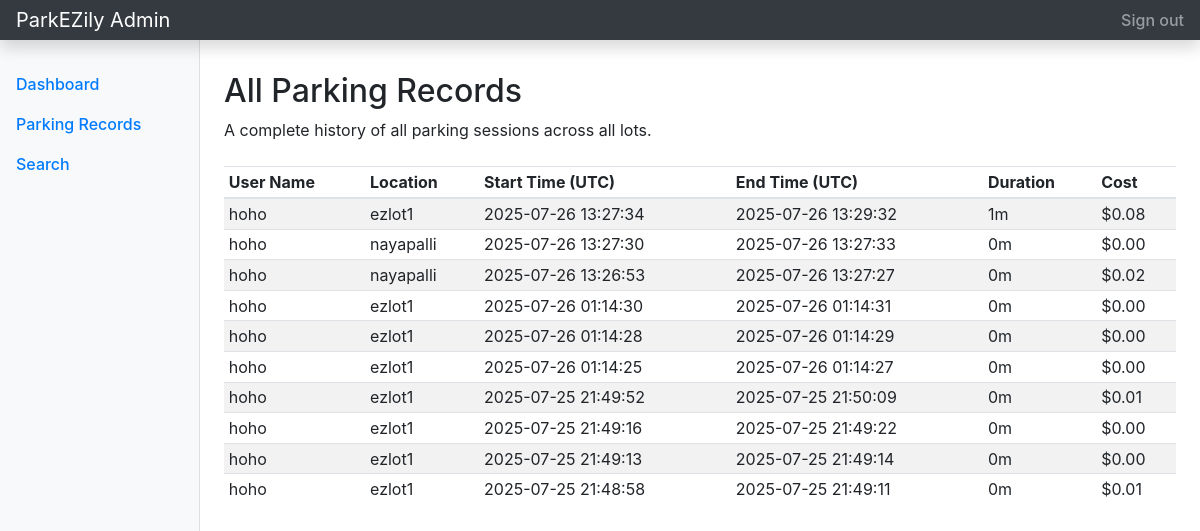
Before: /admin/records (signed in) with the older database file.
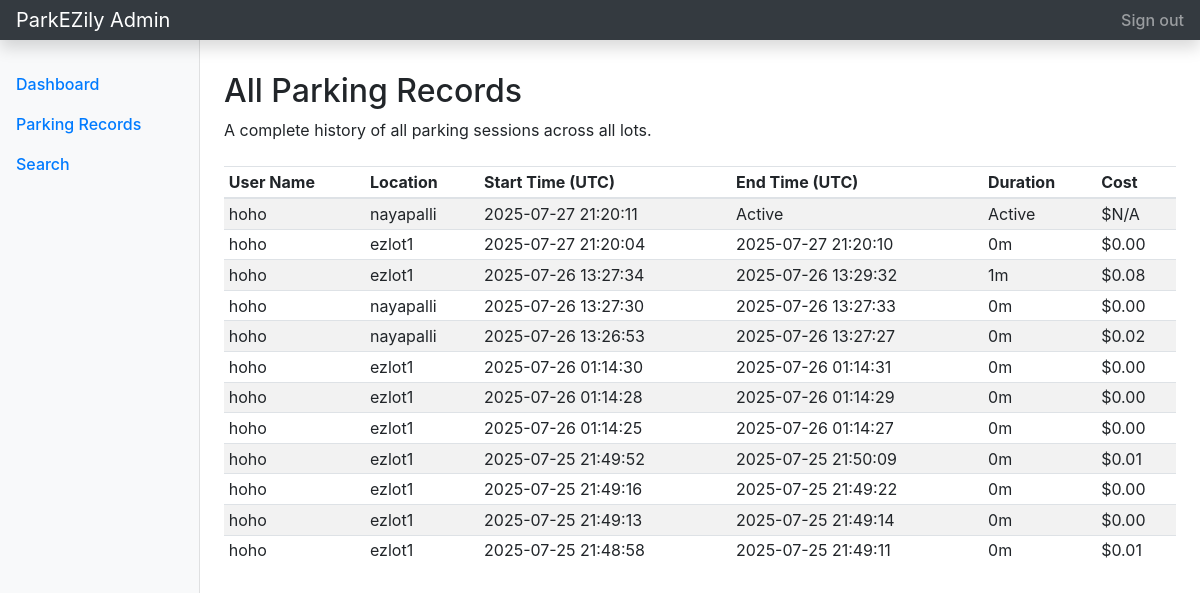
After: the same page with the newer database file.
### tables this page shows
CREATE TABLE reservation (
        id INTEGER PRIMARY KEY AUTOINCREMENT,
        user_id INTEGER NOT NULL,
        spot_id INTEGER NOT NULL,
        start_time DATETIME NOT NULL,
        end_time DATETIME,
        total_cost REAL,
        FOREIGN KEY (user_id) REFERENCES users(id),
        FOREIGN KEY (spot_id) REFERENCES parking_spot(id)
    );

CREATE TABLE users (
        id INTEGER PRIMARY KEY AUTOINCREMENT,
        name TEXT NOT NULL,
        email TEXT UNIQUE NOT NULL,
        password TEXT NOT NULL,
        role TEXT NOT NULL CHECK(role IN ('admin', 'user'))
    );

CREATE TABLE parking_lot (
        id INTEGER PRIMARY KEY AUTOINCREMENT,
        location_name TEXT NOT NULL,
        address TEXT NOT NULL,
        price_per_hour REAL NOT NULL,
        pin_code TEXT NOT NULL,
        max_spots INTEGER NOT NULL
    );

### controllers/admin.py (the view)
@adm_bp.route('/admin/records')
@login_req
def records():
    db = get_db()
    raw_records = db.execute(
        '''
        SELECT u.name, p.location_name, r.start_time, r.end_time, r.total_cost
        FROM reservation r
        JOIN users u ON r.user_id = u.id
        JOIN parking_spot ps ON r.spot_id = ps.id
        JOIN parking_lot p ON ps.lot_id = p.id
        ORDER BY r.start_time DESC
        '''
    ).fetchall()
    processed_records = []
    for rec in raw_records:
        rec_dict = dict(rec)
        rec_dict['duration'] = format_duration(rec['start_time'], rec['end_time'])
        processed_records.append(rec_dict)
    db.close()
    return render_template('admin/records.html', records=processed_records)

### controllers/admin.py (called while the page is built)
def get_db():
    db = sqlite3.connect(DB_FILE)
    db.row_factory = sqlite3.Row
    return db

def login_req(f):
    @wraps(f)
    def wrapper(*args, **kwargs):
        if 'user_role' not in session or session['user_role'] != 'admin':
            flash('Admin access is required for this page.', 'danger')
            return redirect(url_for('auth.login')) # CHANGE THIS LINE
        return f(*args, **kwargs)
    return wrapper

def format_duration(start, end):
    if not end:
        return "Active"
    start_dt = datetime.strptime(start, '%Y-%m-%d %H:%M:%S.%f')
    end_dt = datetime.strptime(end, '%Y-%m-%d %H:%M:%S.%f')
    delta = end_dt - start_dt
    hrs, rem = divmod(delta.seconds, 3600)
    mins, _ = divmod(rem, 60)
    if hrs > 0:
        return f"{hrs}h {mins}m"
    return f"{mins}m"

### templates/admin/records.html (shortened to what this page needs)
{% extends 'admin/admin_base.html' %}
{% block admin_main %}
<h1 class="h2">All Parking Records</h1>
<p>A complete history of all parking sessions across all lots.</p>
<div class="table-responsive mt-4">
    <table class="table table-striped table-sm">
        <thead>
            <tr>
                <th>User Name</th>
                <th>Location</th>
                <th>Start Time (UTC)</th>
                <th>End Time (UTC)</th>
                <th>Duration</th>
                <th>Cost</th>
            </tr>
        </thead>
        <tbody>
            {% for rec in records %}
            <tr>
                <td>{{ rec.name }}</td>
                <td>{{ rec.location_name }}</td>
                <td>{{ rec.start_time.split('.')[0] }}</td>
                <td>{{ rec.end_time.split('.')[0] if rec.end_time else 'Active' }}</td>
                <td>{{ rec.duration }}</td>
                <td>${{ "%.2f"|format(rec.total_cost) if rec.total_cost is not none else 'N/A' }}</td>
            </tr>
            {% else %}
            <tr>
                <td colspan="6" class="text-center">No parking records found.</td>
            </tr>
            {% endfor %}
        </tbody>
    </table>
</div>
{% endblock %}

### templates/admin/admin_base.html (shortened to what this page needs)
<html>
<head>
    <link href="https://stackpath.bootstrapcdn.com/bootstrap/4.5.2/css/bootstrap.min.css" rel="stylesheet">
</head>
<body>
    <nav class="navbar navbar-dark sticky-top bg-dark flex-md-nowrap p-0 shadow">
        <a class="navbar-brand col-md-3 col-lg-2 mr-0 px-3" href="#">ParkEZily Admin</a>
        <ul class="navbar-nav px-3">
            <li class="nav-item text-nowrap">
                <a class="nav-link" href="{{ url_for('auth.logout') }}">Sign out</a>
            </li>
        </ul>
    </nav>
    <div class="container-fluid">
        <div class="row">
            <nav id="sidebarMenu" class="col-md-3 col-lg-2 d-md-block bg-light sidebar collapse">
                <div class="sidebar-sticky pt-3">
                    <ul class="nav flex-column">
                        <li class="nav-item">
                            <a class="nav-link" href="{{ url_for('admin.dashboard') }}">Dashboard</a>
                        </li>
                        <li class="nav-item">
                            <a class="nav-link" href="{{ url_for('admin.records') }}">Parking Records</a>
                        </li>
                        <li class="nav-item">
                            <a class="nav-link" href="{{ url_for('admin.search') }}">Search</a>
                        </li>
                    </ul>
                </div>
            </nav>
            <main role="main" class="col-md-9 ml-sm-auto col-lg-10 px-md-4">
                {% block admin_main %}{% endblock %}
            </main>
        </div>
    </div>
</body>
</html>

### templates/admin/admin_base.html (style rules this page uses)
.sidebar { position: fixed; top: 0; bottom: 0; left: 0; z-index: 100; padding: 48px 0 0; box-shadow: inset -1px 0 0 rgba(0, 0, 0, .1); }
.sidebar-sticky { position: relative; top: 0; height: calc(100vh - 48px); padding-top: .5rem; overflow-x: hidden; overflow-y: auto; }
.nav-link { font-weight: 500; }
main { padding-top: 2rem; }

Changed rows visible on the page:
added reservation: name "hoho", location_name "nayapalli", start_time "2025-07-27 21:20:11", end_time "Active", duration "Active", total_cost "N/A"
added reservation: name "hoho", location_name "ezlot1", start_time "2025-07-27 21:20:04", end_time "2025-07-27 21:20:10", duration "0m", total_cost "0.00"
